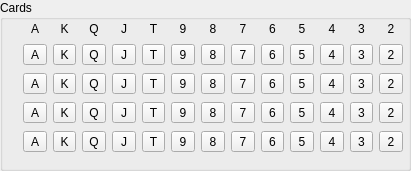
  <widget class="QGroupBox" name="groupBox_2">
   <property name="geometry">
    <rect>
     <x>20</x>
     <y>160</y>
     <width>411</width>
     <height>171</height>
    </rect>
   </property>
   <property name="whatsThis">
    <string>&lt;html&gt;&lt;head/&gt;&lt;body&gt;&lt;p&gt;Distribute cards. Click on a filled card to insert in the chosen hand. Click on an empty card to remove from hands&lt;/p&gt;&lt;/body&gt;&lt;/html&gt;</string>
   </property>
   <property name="title">
    <string>Cards</string>
   </property>
   <widget class="QWidget" name="layoutWidget">
    <property name="geometry">
     <rect>
      <x>10</x>
      <y>20</y>
      <width>393</width>
      <height>134</height>
     </rect>
    </property>
    <layout class="QGridLayout" name="gridLayout_2">
     <item row="0" column="1">
      <widget class="QLabel" name="label_11">
       <property name="sizePolicy">
        <sizepolicy hsizetype="Preferred" vsizetype="Preferred">
         <horstretch>0</horstretch>
         <verstretch>0</verstretch>
        </sizepolicy>
       </property>
       <property name="text">
        <string>A</string>
       </property>
       <property name="alignment">
        <set>Qt::AlignCenter</set>
       </property>
      </widget>
     </item>
     <item row="0" column="2">
      <widget class="QLabel" name="label_12">
       <property name="sizePolicy">
        <sizepolicy hsizetype="Preferred" vsizetype="Preferred">
         <horstretch>0</horstretch>
         <verstretch>0</verstretch>
        </sizepolicy>
       </property>
       <property name="text">
        <string>K</string>
       </property>
       <property name="alignment">
        <set>Qt::AlignCenter</set>
       </property>
      </widget>
     </item>
     <item row="0" column="0">
      <widget class="QLabel" name="label_27">
       <property name="sizePolicy">
        <sizepolicy hsizetype="Fixed" vsizetype="Fixed">
         <horstretch>0</horstretch>
         <verstretch>0</verstretch>
        </sizepolicy>
       </property>
       <property name="text">
        <string/>
       </property>
       <property name="alignment">
        <set>Qt::AlignCenter</set>
       </property>
      </widget>
     </item>
     <item row="2" column="5">
      <widget class="QToolButton" name="HT">
       <property name="sizePolicy">
        <sizepolicy hsizetype="Preferred" vsizetype="Preferred">
         <horstretch>0</horstretch>
         <verstretch>0</verstretch>
        </sizepolicy>
       </property>
       <property name="text">
        <string>T</string>
       </property>
      </widget>
     </item>
     <item row="0" column="6">
      <widget class="QLabel" name="label_16">
       <property name="sizePolicy">
        <sizepolicy hsizetype="Preferred" vsizetype="Preferred">
         <horstretch>0</horstretch>
         <verstretch>0</verstretch>
        </sizepolicy>
       </property>
       <property name="text">
        <string>9</string>
       </property>
       <property name="alignment">
        <set>Qt::AlignCenter</set>
       </property>
      </widget>
     </item>
     <item row="0" column="8">
      <widget class="QLabel" name="label_18">
       <property name="sizePolicy">
        <sizepolicy hsizetype="Preferred" vsizetype="Preferred">
         <horstretch>0</horstretch>
         <verstretch>0</verstretch>
        </sizepolicy>
       </property>
       <property name="text">
        <string>7</string>
       </property>
       <property name="alignment">
        <set>Qt::AlignCenter</set>
       </property>
      </widget>
     </item>
     <item row="0" column="5">
      <widget class="QLabel" name="label_15">
       <property name="sizePolicy">
        <sizepolicy hsizetype="Preferred" vsizetype="Preferred">
         <horstretch>0</horstretch>
         <verstretch>0</verstretch>
        </sizepolicy>
       </property>
       <property name="text">
        <string>T</string>
       </property>
       <property name="alignment">
        <set>Qt::AlignCenter</set>
       </property>
      </widget>
     </item>
     <item row="2" column="6">
      <widget class="QToolButton" name="H9">
       <property name="sizePolicy">
        <sizepolicy hsizetype="Preferred" vsizetype="Preferred">
         <horstretch>0</horstretch>
         <verstretch>0</verstretch>
        </sizepolicy>
       </property>
       <property name="text">
        <string>9</string>
       </property>
      </widget>
     </item>
     <item row="1" column="5">
      <widget class="QToolButton" name="ST">
       <property name="sizePolicy">
        <sizepolicy hsizetype="Preferred" vsizetype="Preferred">
         <horstretch>0</horstretch>
         <verstretch>0</verstretch>
        </sizepolicy>
       </property>
       <property name="text">
        <string>T</string>
       </property>
      </widget>
     </item>
     <item row="1" column="10">
      <widget class="QToolButton" name="S5">
       <property name="sizePolicy">
        <sizepolicy hsizetype="Preferred" vsizetype="Preferred">
         <horstretch>0</horstretch>
         <verstretch>0</verstretch>
        </sizepolicy>
       </property>
       <property name="text">
        <string>5</string>
       </property>
      </widget>
     </item>
     <item row="0" column="10">
      <widget class="QLabel" name="label_20">
       <property name="sizePolicy">
        <sizepolicy hsizetype="Preferred" vsizetype="Preferred">
         <horstretch>0</horstretch>
         <verstretch>0</verstretch>
        </sizepolicy>
       </property>
       <property name="text">
        <string>5</string>
       </property>
       <property name="alignment">
        <set>Qt::AlignCenter</set>
       </property>
      </widget>
     </item>
     <item row="0" column="13">
      <widget class="QLabel" name="label_23">
       <property name="sizePolicy">
        <sizepolicy hsizetype="Preferred" vsizetype="Preferred">
         <horstretch>0</horstretch>
         <verstretch>0</verstretch>
        </sizepolicy>
       </property>
       <property name="text">
        <string>2</string>
       </property>
       <property name="alignment">
        <set>Qt::AlignCenter</set>
       </property>
      </widget>
     </item>
     <item row="1" column="1">
      <widget class="QToolButton" name="SA">
       <property name="sizePolicy">
        <sizepolicy hsizetype="Preferred" vsizetype="Preferred">
         <horstretch>0</horstretch>
         <verstretch>0</verstretch>
        </sizepolicy>
       </property>
       <property name="text">
        <string>A</string>
       </property>
      </widget>
     </item>
     <item row="1" column="2">
      <widget class="QToolButton" name="SK">
       <property name="sizePolicy">
        <sizepolicy hsizetype="Preferred" vsizetype="Preferred">
         <horstretch>0</horstretch>
         <verstretch>0</verstretch>
        </sizepolicy>
       </property>
       <property name="text">
        <string>K</string>
       </property>
      </widget>
     </item>
     <item row="1" column="7">
      <widget class="QToolButton" name="S8">
       <property name="sizePolicy">
        <sizepolicy hsizetype="Preferred" vsizetype="Preferred">
         <horstretch>0</horstretch>
         <verstretch>0</verstretch>
        </sizepolicy>
       </property>
       <property name="text">
        <string>8</string>
       </property>
      </widget>
     </item>
     <item row="1" column="12">
      <widget class="QToolButton" name="S3">
       <property name="sizePolicy">
        <sizepolicy hsizetype="Preferred" vsizetype="Preferred">
         <horstretch>0</horstretch>
         <verstretch>0</verstretch>
        </sizepolicy>
       </property>
       <property name="text">
        <string>3</string>
       </property>
      </widget>
     </item>
     <item row="1" column="13">
      <widget class="QToolButton" name="S2">
       <property name="sizePolicy">
        <sizepolicy hsizetype="Preferred" vsizetype="Preferred">
         <horstretch>0</horstretch>
         <verstretch>0</verstretch>
        </sizepolicy>
       </property>
       <property name="text">
        <string>2</string>
       </property>
      </widget>
     </item>
     <item row="0" column="9">
      <widget class="QLabel" name="label_19">
       <property name="sizePolicy">
        <sizepolicy hsizetype="Preferred" vsizetype="Preferred">
         <horstretch>0</horstretch>
         <verstretch>0</verstretch>
        </sizepolicy>
       </property>
       <property name="text">
        <string>6</string>
       </property>
       <property name="alignment">
        <set>Qt::AlignCenter</set>
       </property>
      </widget>
     </item>
     <item row="2" column="1">
      <widget class="QToolButton" name="HA">
       <property name="sizePolicy">
        <sizepolicy hsizetype="Preferred" vsizetype="Preferred">
         <horstretch>0</horstretch>
         <verstretch>0</verstretch>
        </sizepolicy>
       </property>
       <property name="text">
        <string>A</string>
       </property>
      </widget>
     </item>
     <item row="0" column="7">
      <widget class="QLabel" name="label_17">
       <property name="sizePolicy">
        <sizepolicy hsizetype="Preferred" vsizetype="Preferred">
         <horstretch>0</horstretch>
         <verstretch>0</verstretch>
        </sizepolicy>
       </property>
       <property name="text">
        <string>8</string>
       </property>
       <property name="alignment">
        <set>Qt::AlignCenter</set>
       </property>
      </widget>
     </item>
     <item row="1" column="4">
      <widget class="QToolButton" name="SJ">
       <property name="sizePolicy">
        <sizepolicy hsizetype="Preferred" vsizetype="Preferred">
         <horstretch>0</horstretch>
         <verstretch>0</verstretch>
        </sizepolicy>
       </property>
       <property name="text">
        <string>J</string>
       </property>
      </widget>
     </item>
     <item row="1" column="11">
      <widget class="QToolButton" name="S4">
       <property name="sizePolicy">
        <sizepolicy hsizetype="Preferred" vsizetype="Preferred">
         <horstretch>0</horstretch>
         <verstretch>0</verstretch>
        </sizepolicy>
       </property>
       <property name="text">
        <string>4</string>
       </property>
      </widget>
     </item>
     <item row="0" column="12">
      <widget class="QLabel" name="label_22">
       <property name="sizePolicy">
        <sizepolicy hsizetype="Preferred" vsizetype="Preferred">
         <horstretch>0</horstretch>
         <verstretch>0</verstretch>
        </sizepolicy>
       </property>
       <property name="text">
        <string>3</string>
       </property>
       <property name="alignment">
        <set>Qt::AlignCenter</set>
       </property>
      </widget>
     </item>
     <item row="0" column="4">
      <widget class="QLabel" name="label_14">
       <property name="sizePolicy">
        <sizepolicy hsizetype="Preferred" vsizetype="Preferred">
         <horstretch>0</horstretch>
         <verstretch>0</verstretch>
        </sizepolicy>
       </property>
       <property name="text">
        <string>J</string>
       </property>
       <property name="alignment">
        <set>Qt::AlignCenter</set>
       </property>
      </widget>
     </item>
     <item row="1" column="0">
      <widget class="QLabel" name="label_10">
       <property name="sizePolicy">
        <sizepolicy hsizetype="Fixed" vsizetype="Fixed">
         <horstretch>0</horstretch>
         <verstretch>0</verstretch>
        </sizepolicy>
       </property>
       <property name="text">
        <string/>
       </property>
       <property name="pixmap">
        <pixmap>:/resources/suit_spade.ico</pixmap>
       </property>
       <property name="alignment">
        <set>Qt::AlignCenter</set>
       </property>
      </widget>
     </item>
     <item row="1" column="9">
      <widget class="QToolButton" name="S6">
       <property name="sizePolicy">
        <sizepolicy hsizetype="Preferred" vsizetype="Preferred">
         <horstretch>0</horstretch>
         <verstretch>0</verstretch>
        </sizepolicy>
       </property>
       <property name="text">
        <string>6</string>
       </property>
      </widget>
     </item>
     <item row="2" column="0">
      <widget class="QLabel" name="label_24">
       <property name="sizePolicy">
        <sizepolicy hsizetype="Fixed" vsizetype="Fixed">
         <horstretch>0</horstretch>
         <verstretch>0</verstretch>
        </sizepolicy>
       </property>
       <property name="text">
        <string/>
       </property>
       <property name="pixmap">
        <pixmap>:/resources/suit_heart.ico</pixmap>
       </property>
       <property name="alignment">
        <set>Qt::AlignCenter</set>
       </property>
      </widget>
     </item>
     <item row="1" column="3">
      <widget class="QToolButton" name="SQ">
       <property name="sizePolicy">
        <sizepolicy hsizetype="Preferred" vsizetype="Preferred">
         <horstretch>0</horstretch>
         <verstretch>0</verstretch>
        </sizepolicy>
       </property>
       <property name="text">
        <string>Q</string>
       </property>
      </widget>
     </item>
     <item row="0" column="11">
      <widget class="QLabel" name="label_21">
       <property name="sizePolicy">
        <sizepolicy hsizetype="Preferred" vsizetype="Preferred">
         <horstretch>0</horstretch>
         <verstretch>0</verstretch>
        </sizepolicy>
       </property>
       <property name="text">
        <string>4</string>
       </property>
       <property name="alignment">
        <set>Qt::AlignCenter</set>
       </property>
      </widget>
     </item>
     <item row="2" column="2">
      <widget class="QToolButton" name="HK">
       <property name="sizePolicy">
        <sizepolicy hsizetype="Preferred" vsizetype="Preferred">
         <horstretch>0</horstretch>
         <verstretch>0</verstretch>
        </sizepolicy>
       </property>
       <property name="text">
        <string>K</string>
       </property>
      </widget>
     </item>
     <item row="2" column="3">
      <widget class="QToolButton" name="HQ">
       <property name="sizePolicy">
        <sizepolicy hsizetype="Preferred" vsizetype="Preferred">
         <horstretch>0</horstretch>
         <verstretch>0</verstretch>
        </sizepolicy>
       </property>
       <property name="text">
        <string>Q</string>
       </property>
      </widget>
     </item>
     <item row="1" column="8">
      <widget class="QToolButton" name="S7">
       <property name="sizePolicy">
        <sizepolicy hsizetype="Preferred" vsizetype="Preferred">
         <horstretch>0</horstretch>
         <verstretch>0</verstretch>
        </sizepolicy>
       </property>
       <property name="text">
        <string>7</string>
       </property>
      </widget>
     </item>
     <item row="2" column="4">
      <widget class="QToolButton" name="HJ">
       <property name="sizePolicy">
        <sizepolicy hsizetype="Preferred" vsizetype="Preferred">
         <horstretch>0</horstretch>
         <verstretch>0</verstretch>
        </sizepolicy>
       </property>
       <property name="text">
        <string>J</string>
       </property>
      </widget>
     </item>
     <item row="1" column="6">
      <widget class="QToolButton" name="S9">
       <property name="sizePolicy">
        <sizepolicy hsizetype="Preferred" vsizetype="Preferred">
         <horstretch>0</horstretch>
         <verstretch>0</verstretch>
        </sizepolicy>
       </property>
       <property name="text">
        <string>9</string>
       </property>
      </widget>
     </item>
     <item row="0" column="3">
      <widget class="QLabel" name="label_13">
       <property name="sizePolicy">
        <sizepolicy hsizetype="Preferred" vsizetype="Preferred">
         <horstretch>0</horstretch>
         <verstretch>0</verstretch>
        </sizepolicy>
       </property>
       <property name="text">
        <string>Q</string>
       </property>
       <property name="alignment">
        <set>Qt::AlignCenter</set>
       </property>
      </widget>
     </item>
     <item row="2" column="13">
      <widget class="QToolButton" name="H2">
       <property name="sizePolicy">
        <sizepolicy hsizetype="Preferred" vsizetype="Preferred">
         <horstretch>0</horstretch>
         <verstretch>0</verstretch>
        </sizepolicy>
       </property>
       <property name="text">
        <string>2</string>
       </property>
      </widget>
     </item>
     <item row="3" column="7">
      <widget class="QToolButton" name="D8">
       <property name="sizePolicy">
        <sizepolicy hsizetype="Preferred" vsizetype="Preferred">
         <horstretch>0</horstretch>
         <verstretch>0</verstretch>
        </sizepolicy>
       </property>
       <property name="text">
        <string>8</string>
       </property>
      </widget>
     </item>
     <item row="2" column="10">
      <widget class="QToolButton" name="H5">
       <property name="sizePolicy">
        <sizepolicy hsizetype="Preferred" vsizetype="Preferred">
         <horstretch>0</horstretch>
         <verstretch>0</verstretch>
        </sizepolicy>
       </property>
       <property name="text">
        <string>5</string>
       </property>
      </widget>
     </item>
     <item row="2" column="7">
      <widget class="QToolButton" name="H8">
       <property name="sizePolicy">
        <sizepolicy hsizetype="Preferred" vsizetype="Preferred">
         <horstretch>0</horstretch>
         <verstretch>0</verstretch>
        </sizepolicy>
       </property>
       <property name="text">
        <string>8</string>
       </property>
      </widget>
     </item>
     <item row="3" column="1">
      <widget class="QToolButton" name="DA">
       <property name="sizePolicy">
        <sizepolicy hsizetype="Preferred" vsizetype="Preferred">
         <horstretch>0</horstretch>
         <verstretch>0</verstretch>
        </sizepolicy>
       </property>
       <property name="text">
        <string>A</string>
       </property>
      </widget>
     </item>
     <item row="3" column="0">
      <widget class="QLabel" name="label_25">
       <property name="sizePolicy">
        <sizepolicy hsizetype="Fixed" vsizetype="Fixed">
         <horstretch>0</horstretch>
         <verstretch>0</verstretch>
        </sizepolicy>
       </property>
       <property name="text">
        <string/>
       </property>
       <property name="pixmap">
        <pixmap>:/resources/suit_diamond.ico</pixmap>
       </property>
       <property name="alignment">
        <set>Qt::AlignCenter</set>
       </property>
      </widget>
     </item>
     <item row="3" column="8">
      <widget class="QToolButton" name="D7">
       <property name="sizePolicy">
        <sizepolicy hsizetype="Preferred" vsizetype="Preferred">
         <horstretch>0</horstretch>
         <verstretch>0</verstretch>
        </sizepolicy>
       </property>
       <property name="text">
        <string>7</string>
       </property>
      </widget>
     </item>
     <item row="3" column="10">
      <widget class="QToolButton" name="D5">
       <property name="sizePolicy">
        <sizepolicy hsizetype="Preferred" vsizetype="Preferred">
         <horstretch>0</horstretch>
         <verstretch>0</verstretch>
        </sizepolicy>
       </property>
       <property name="text">
        <string>5</string>
       </property>
      </widget>
     </item>
     <item row="2" column="11">
      <widget class="QToolButton" name="H4">
       <property name="sizePolicy">
        <sizepolicy hsizetype="Preferred" vsizetype="Preferred">
         <horstretch>0</horstretch>
         <verstretch>0</verstretch>
        </sizepolicy>
       </property>
       <property name="text">
        <string>4</string>
       </property>
      </widget>
     </item>
     <item row="3" column="13">
      <widget class="QToolButton" name="D2">
       <property name="sizePolicy">
        <sizepolicy hsizetype="Preferred" vsizetype="Preferred">
         <horstretch>0</horstretch>
         <verstretch>0</verstretch>
        </sizepolicy>
       </property>
       <property name="text">
        <string>2</string>
       </property>
      </widget>
     </item>
     <item row="4" column="4">
      <widget class="QToolButton" name="CJ">
       <property name="sizePolicy">
        <sizepolicy hsizetype="Preferred" vsizetype="Preferred">
         <horstretch>0</horstretch>
         <verstretch>0</verstretch>
        </sizepolicy>
       </property>
       <property name="text">
        <string>J</string>
       </property>
      </widget>
     </item>
     <item row="4" column="5">
      <widget class="QToolButton" name="CT">
       <property name="sizePolicy">
        <sizepolicy hsizetype="Preferred" vsizetype="Fixed">
         <horstretch>0</horstretch>
         <verstretch>0</verstretch>
        </sizepolicy>
       </property>
       <property name="text">
        <string>T</string>
       </property>
      </widget>
     </item>
     <item row="2" column="8">
      <widget class="QToolButton" name="H7">
       <property name="sizePolicy">
        <sizepolicy hsizetype="Preferred" vsizetype="Preferred">
         <horstretch>0</horstretch>
         <verstretch>0</verstretch>
        </sizepolicy>
       </property>
       <property name="text">
        <string>7</string>
       </property>
      </widget>
     </item>
     <item row="4" column="1">
      <widget class="QToolButton" name="CA">
       <property name="sizePolicy">
        <sizepolicy hsizetype="Preferred" vsizetype="Preferred">
         <horstretch>0</horstretch>
         <verstretch>0</verstretch>
        </sizepolicy>
       </property>
       <property name="text">
        <string>A</string>
       </property>
      </widget>
     </item>
     <item row="4" column="0">
      <widget class="QLabel" name="label_26">
       <property name="sizePolicy">
        <sizepolicy hsizetype="Fixed" vsizetype="Fixed">
         <horstretch>0</horstretch>
         <verstretch>0</verstretch>
        </sizepolicy>
       </property>
       <property name="text">
        <string/>
       </property>
       <property name="pixmap">
        <pixmap>:/resources/suit_club.ico</pixmap>
       </property>
       <property name="alignment">
        <set>Qt::AlignCenter</set>
       </property>
      </widget>
     </item>
     <item row="4" column="6">
      <widget class="QToolButton" name="C9">
       <property name="sizePolicy">
        <sizepolicy hsizetype="Preferred" vsizetype="Preferred">
         <horstretch>0</horstretch>
         <verstretch>0</verstretch>
        </sizepolicy>
       </property>
       <property name="text">
        <string>9</string>
       </property>
      </widget>
     </item>
     <item row="4" column="7">
      <widget class="QToolButton" name="C8">
       <property name="sizePolicy">
        <sizepolicy hsizetype="Preferred" vsizetype="Fixed">
         <horstretch>0</horstretch>
         <verstretch>0</verstretch>
        </sizepolicy>
       </property>
       <property name="text">
        <string>8</string>
       </property>
      </widget>
     </item>
     <item row="3" column="3">
      <widget class="QToolButton" name="DQ">
       <property name="sizePolicy">
        <sizepolicy hsizetype="Preferred" vsizetype="Preferred">
         <horstretch>0</horstretch>
         <verstretch>0</verstretch>
        </sizepolicy>
       </property>
       <property name="text">
        <string>Q</string>
       </property>
      </widget>
     </item>
     <item row="4" column="8">
      <widget class="QToolButton" name="C7">
       <property name="sizePolicy">
        <sizepolicy hsizetype="Preferred" vsizetype="Preferred">
         <horstretch>0</horstretch>
         <verstretch>0</verstretch>
        </sizepolicy>
       </property>
       <property name="text">
        <string>7</string>
       </property>
      </widget>
     </item>
     <item row="4" column="9">
      <widget class="QToolButton" name="C6">
       <property name="sizePolicy">
        <sizepolicy hsizetype="Preferred" vsizetype="Preferred">
         <horstretch>0</horstretch>
         <verstretch>0</verstretch>
        </sizepolicy>
       </property>
       <property name="text">
        <string>6</string>
       </property>
      </widget>
     </item>
     <item row="2" column="12">
      <widget class="QToolButton" name="H3">
       <property name="sizePolicy">
        <sizepolicy hsizetype="Preferred" vsizetype="Preferred">
         <horstretch>0</horstretch>
         <verstretch>0</verstretch>
        </sizepolicy>
       </property>
       <property name="text">
        <string>3</string>
       </property>
      </widget>
     </item>
     <item row="3" column="4">
      <widget class="QToolButton" name="DJ">
       <property name="sizePolicy">
        <sizepolicy hsizetype="Preferred" vsizetype="Preferred">
         <horstretch>0</horstretch>
         <verstretch>0</verstretch>
        </sizepolicy>
       </property>
       <property name="text">
        <string>J</string>
       </property>
      </widget>
     </item>
     <item row="3" column="12">
      <widget class="QToolButton" name="D3">
       <property name="sizePolicy">
        <sizepolicy hsizetype="Preferred" vsizetype="Preferred">
         <horstretch>0</horstretch>
         <verstretch>0</verstretch>
        </sizepolicy>
       </property>
       <property name="text">
        <string>3</string>
       </property>
      </widget>
     </item>
     <item row="3" column="9">
      <widget class="QToolButton" name="D6">
       <property name="sizePolicy">
        <sizepolicy hsizetype="Preferred" vsizetype="Preferred">
         <horstretch>0</horstretch>
         <verstretch>0</verstretch>
        </sizepolicy>
       </property>
       <property name="text">
        <string>6</string>
       </property>
      </widget>
     </item>
     <item row="4" column="2">
      <widget class="QToolButton" name="CK">
       <property name="sizePolicy">
        <sizepolicy hsizetype="Preferred" vsizetype="Preferred">
         <horstretch>0</horstretch>
         <verstretch>0</verstretch>
        </sizepolicy>
       </property>
       <property name="text">
        <string>K</string>
       </property>
      </widget>
     </item>
     <item row="3" column="11">
      <widget class="QToolButton" name="D4">
       <property name="sizePolicy">
        <sizepolicy hsizetype="Preferred" vsizetype="Preferred">
         <horstretch>0</horstretch>
         <verstretch>0</verstretch>
        </sizepolicy>
       </property>
       <property name="text">
        <string>4</string>
       </property>
      </widget>
     </item>
     <item row="4" column="3">
      <widget class="QToolButton" name="CQ">
       <property name="sizePolicy">
        <sizepolicy hsizetype="Preferred" vsizetype="Preferred">
         <horstretch>0</horstretch>
         <verstretch>0</verstretch>
        </sizepolicy>
       </property>
       <property name="text">
        <string>Q</string>
       </property>
      </widget>
     </item>
     <item row="3" column="2">
      <widget class="QToolButton" name="DK">
       <property name="sizePolicy">
        <sizepolicy hsizetype="Preferred" vsizetype="Preferred">
         <horstretch>0</horstretch>
         <verstretch>0</verstretch>
        </sizepolicy>
       </property>
       <property name="text">
        <string>K</string>
       </property>
      </widget>
     </item>
     <item row="3" column="6">
      <widget class="QToolButton" name="D9">
       <property name="sizePolicy">
        <sizepolicy hsizetype="Preferred" vsizetype="Preferred">
         <horstretch>0</horstretch>
         <verstretch>0</verstretch>
        </sizepolicy>
       </property>
       <property name="text">
        <string>9</string>
       </property>
      </widget>
     </item>
     <item row="3" column="5">
      <widget class="QToolButton" name="DT">
       <property name="sizePolicy">
        <sizepolicy hsizetype="Preferred" vsizetype="Preferred">
         <horstretch>0</horstretch>
         <verstretch>0</verstretch>
        </sizepolicy>
       </property>
       <property name="text">
        <string>T</string>
       </property>
      </widget>
     </item>
     <item row="4" column="12">
      <widget class="QToolButton" name="C3">
       <property name="sizePolicy">
        <sizepolicy hsizetype="Preferred" vsizetype="Preferred">
         <horstretch>0</horstretch>
         <verstretch>0</verstretch>
        </sizepolicy>
       </property>
       <property name="text">
        <string>3</string>
       </property>
      </widget>
     </item>
     <item row="4" column="13">
      <widget class="QToolButton" name="C2">
       <property name="sizePolicy">
        <sizepolicy hsizetype="Preferred" vsizetype="Preferred">
         <horstretch>0</horstretch>
         <verstretch>0</verstretch>
        </sizepolicy>
       </property>
       <property name="text">
        <string>2</string>
       </property>
      </widget>
     </item>
     <item row="4" column="10">
      <widget class="QToolButton" name="C5">
       <property name="sizePolicy">
        <sizepolicy hsizetype="Preferred" vsizetype="Preferred">
         <horstretch>0</horstretch>
         <verstretch>0</verstretch>
        </sizepolicy>
       </property>
       <property name="text">
        <string>5</string>
       </property>
      </widget>
     </item>
     <item row="4" column="11">
      <widget class="QToolButton" name="C4">
       <property name="sizePolicy">
        <sizepolicy hsizetype="Preferred" vsizetype="Preferred">
         <horstretch>0</horstretch>
         <verstretch>0</verstretch>
        </sizepolicy>
       </property>
       <property name="text">
        <string>4</string>
       </property>
      </widget>
     </item>
     <item row="2" column="9">
      <widget class="QToolButton" name="H6">
       <property name="sizePolicy">
        <sizepolicy hsizetype="Preferred" vsizetype="Preferred">
         <horstretch>0</horstretch>
         <verstretch>0</verstretch>
        </sizepolicy>
       </property>
       <property name="text">
        <string>6</string>
       </property>
      </widget>
     </item>
    </layout>
   </widget>
  </widget>
